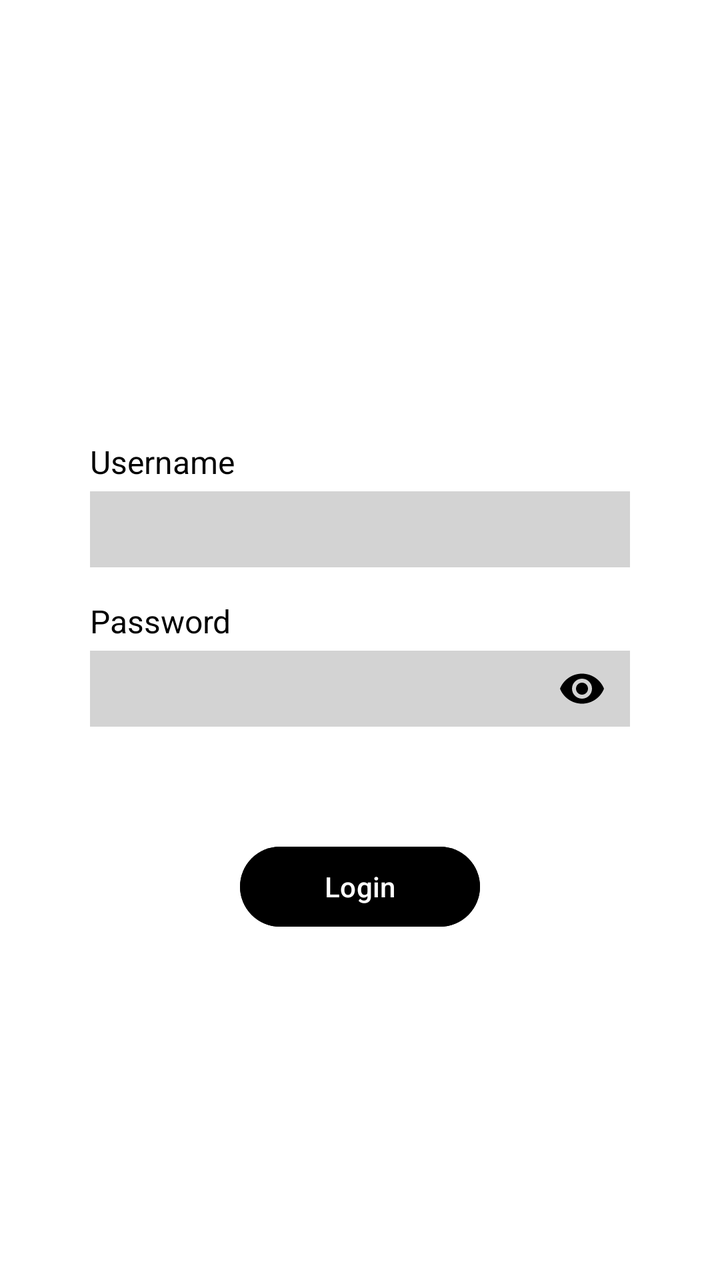
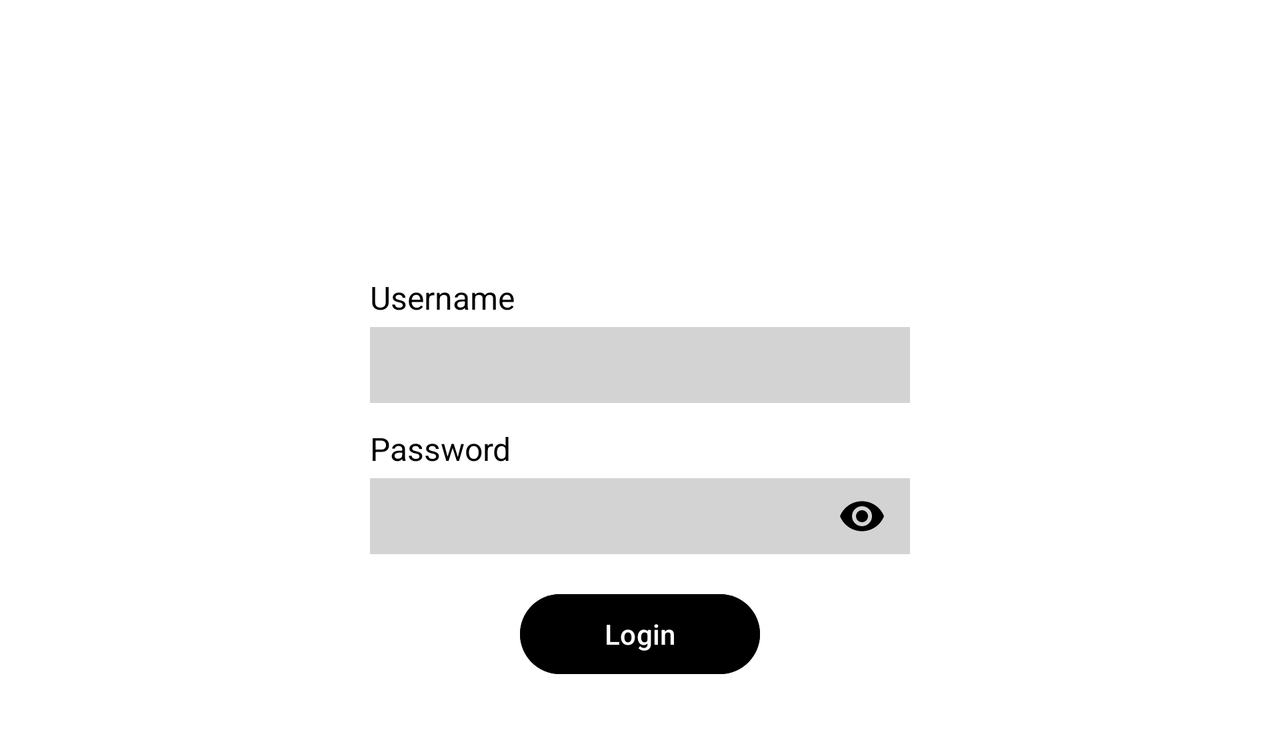

Compare how this app lays out the same screen by default and in its alternative resource folder. The renders come first, then the two layout files and the values they reference.
<!-- AndroidManifest.xml: application theme Theme.SystemNews -->
<!-- res/layout/fragment_login.xml -->
<?xml version="1.0" encoding="utf-8"?>
<LinearLayout xmlns:android="http://schemas.android.com/apk/res/android"
    xmlns:app="http://schemas.android.com/apk/res-auto"
    android:layout_width="match_parent"
    android:layout_height="match_parent"
    android:orientation="vertical"
    android:gravity="center_horizontal"
    android:padding="32dp"
    android:background="#FFFFFF">

    
    <FrameLayout
        android:layout_width="80dp"
        android:layout_height="80dp"
        android:layout_marginTop="60dp"
        android:background="@drawable/circle_black">

        <TextView
            android:layout_width="wrap_content"
            android:layout_height="wrap_content"
            android:layout_gravity="center"
            android:text="Logo"
            android:textColor="@android:color/white"
            android:textStyle="bold" />
    </FrameLayout>

    <TextView
        android:layout_width="270dp"
        android:layout_height="wrap_content"
        android:text="Username"
        android:layout_marginTop="48dp"
        android:textColor="@android:color/black"
        android:textSize="16sp" />

    <EditText
        android:id="@+id/et_username"
        android:layout_width="270dp"
        android:layout_height="38dp"
        android:background="#D3D3D3"
        android:paddingStart="12dp"
        android:paddingEnd="12dp"
        android:layout_marginTop="4dp"
        android:inputType="text"
        android:textColor="@android:color/black"
        android:textSize="14sp" />

    <TextView
        android:layout_width="270dp"
        android:layout_height="wrap_content"
        android:text="Password"
        android:layout_marginTop="16dp"
        android:textColor="@android:color/black"
        android:textSize="16sp" />

    <com.google.android.material.textfield.TextInputLayout
        android:layout_width="270dp"
        android:layout_height="wrap_content"
        android:layout_marginTop="4dp"
        app:passwordToggleEnabled="true"
        app:passwordToggleTint="@android:color/black"
        app:hintEnabled="false"
        app:boxBackgroundMode="none">

        <com.google.android.material.textfield.TextInputEditText
            android:id="@+id/et_password"
            android:layout_width="match_parent"
            android:layout_height="38dp"
            android:background="#D3D3D3"
            android:paddingStart="12dp"
            android:paddingEnd="12dp"
            android:inputType="textPassword"
            android:textColor="@android:color/black"
            android:textSize="14sp"
            android:paddingTop="0dp"
            android:paddingBottom="0dp"/>

    </com.google.android.material.textfield.TextInputLayout>

    <TextView
        android:id="@+id/tv_login_error"
        android:layout_width="270dp"
        android:layout_height="wrap_content"
        android:layout_marginTop="8dp"
        android:textColor="#FF0000"
        android:textSize="12sp"
        android:visibility="gone"
        android:textStyle="bold" />

    <Button
        android:id="@+id/btn_login"
        android:layout_width="120dp"
        android:layout_height="40dp"
        android:layout_marginTop="60dp"
        android:text="Login"
        android:backgroundTint="@android:color/black"
        android:textColor="@android:color/white"
        android:textAllCaps="false"
        android:padding="0dp"
        android:insetTop="0dp"
        android:insetBottom="0dp" />

</LinearLayout>
<!-- resources referenced by this layout -->
<resources>
  <style name="Theme.SystemNews" parent="Base.Theme.SystemNews" />
  <style name="Base.Theme.SystemNews" parent="Theme.Material3.DayNight.NoActionBar">
          
          
      </style>
</resources>
<!-- res/layout-land/fragment_login.xml (the repository's variant of the layout above) -->
<!-- drawn on the phone turned sideways -->
<?xml version="1.0" encoding="utf-8"?>
<ScrollView xmlns:android="http://schemas.android.com/apk/res/android"
    xmlns:app="http://schemas.android.com/apk/res-auto"
    android:layout_width="match_parent"
    android:layout_height="match_parent"
    android:fillViewport="true"
    android:background="#FFFFFF">

    <androidx.constraintlayout.widget.ConstraintLayout
        android:layout_width="match_parent"
        android:layout_height="wrap_content"
        android:padding="32dp">

        
        <FrameLayout
            android:id="@+id/logo_frame"
            android:layout_width="80dp"
            android:layout_height="80dp"
            android:background="@drawable/circle_black"
            app:layout_constraintTop_toTopOf="parent"
            app:layout_constraintStart_toStartOf="parent"
            app:layout_constraintEnd_toEndOf="parent"
            app:layout_constraintVertical_chainStyle="packed"
            app:layout_constraintBottom_toTopOf="@+id/tv_username_label"
            android:layout_marginTop="10dp">

            <TextView
                android:layout_width="wrap_content"
                android:layout_height="wrap_content"
                android:layout_gravity="center"
                android:text="Logo"
                android:textColor="@android:color/white"
                android:textStyle="bold" />
        </FrameLayout>

        <TextView
            android:id="@+id/tv_username_label"
            android:layout_width="270dp"
            android:layout_height="wrap_content"
            android:text="Username"
            android:textColor="@android:color/black"
            android:textSize="16sp"
            app:layout_constraintTop_toBottomOf="@id/logo_frame"
            app:layout_constraintStart_toStartOf="parent"
            app:layout_constraintEnd_toEndOf="parent"
            app:layout_constraintBottom_toTopOf="@+id/et_username"
            android:layout_marginTop="16dp" />

        <EditText
            android:id="@+id/et_username"
            android:layout_width="270dp"
            android:layout_height="38dp"
            android:background="#D3D3D3"
            android:paddingStart="12dp"
            android:paddingEnd="12dp"
            android:inputType="text"
            android:textColor="@android:color/black"
            android:textSize="14sp"
            app:layout_constraintTop_toBottomOf="@id/tv_username_label"
            app:layout_constraintStart_toStartOf="parent"
            app:layout_constraintEnd_toEndOf="parent"
            app:layout_constraintBottom_toTopOf="@+id/tv_password_label"
            android:layout_marginTop="4dp" />

        <TextView
            android:id="@+id/tv_password_label"
            android:layout_width="270dp"
            android:layout_height="wrap_content"
            android:text="Password"
            android:textColor="@android:color/black"
            android:textSize="16sp"
            app:layout_constraintTop_toBottomOf="@id/et_username"
            app:layout_constraintStart_toStartOf="parent"
            app:layout_constraintEnd_toEndOf="parent"
            app:layout_constraintBottom_toTopOf="@+id/til_password"
            android:layout_marginTop="12dp" />

        <com.google.android.material.textfield.TextInputLayout
            android:id="@+id/til_password"
            android:layout_width="270dp"
            android:layout_height="wrap_content"
            app:passwordToggleEnabled="true"
            app:passwordToggleTint="@android:color/black"
            app:hintEnabled="false"
            app:boxBackgroundMode="none"
            app:layout_constraintTop_toBottomOf="@id/tv_password_label"
            app:layout_constraintStart_toStartOf="parent"
            app:layout_constraintEnd_toEndOf="parent"
            app:layout_constraintBottom_toTopOf="@+id/tv_login_error"
            android:layout_marginTop="4dp">

            <com.google.android.material.textfield.TextInputEditText
                android:id="@+id/et_password"
                android:layout_width="match_parent"
                android:layout_height="38dp"
                android:background="#D3D3D3"
                android:paddingStart="12dp"
                android:paddingEnd="12dp"
                android:inputType="textPassword"
                android:textColor="@android:color/black"
                android:textSize="14sp"
                android:paddingTop="0dp"
                android:paddingBottom="0dp"/>

        </com.google.android.material.textfield.TextInputLayout>

        <TextView
            android:id="@+id/tv_login_error"
            android:layout_width="270dp"
            android:layout_height="wrap_content"
            android:textColor="#FF0000"
            android:textSize="12sp"
            android:visibility="gone"
            android:textStyle="bold"
            app:layout_constraintTop_toBottomOf="@id/til_password"
            app:layout_constraintStart_toStartOf="parent"
            app:layout_constraintEnd_toEndOf="parent"
            app:layout_constraintBottom_toTopOf="@+id/btn_login"
            android:layout_marginTop="4dp" />

        <Button
            android:id="@+id/btn_login"
            android:layout_width="120dp"
            android:layout_height="40dp"
            android:text="Login"
            android:backgroundTint="@android:color/black"
            android:textColor="@android:color/white"
            android:textAllCaps="false"
            android:padding="0dp"
            android:insetTop="0dp"
            android:insetBottom="0dp"
            app:layout_constraintTop_toBottomOf="@id/tv_login_error"
            app:layout_constraintStart_toStartOf="parent"
            app:layout_constraintEnd_toEndOf="parent"
            app:layout_constraintBottom_toBottomOf="parent"
            android:layout_marginTop="20dp" />

    </androidx.constraintlayout.widget.ConstraintLayout>
</ScrollView>
